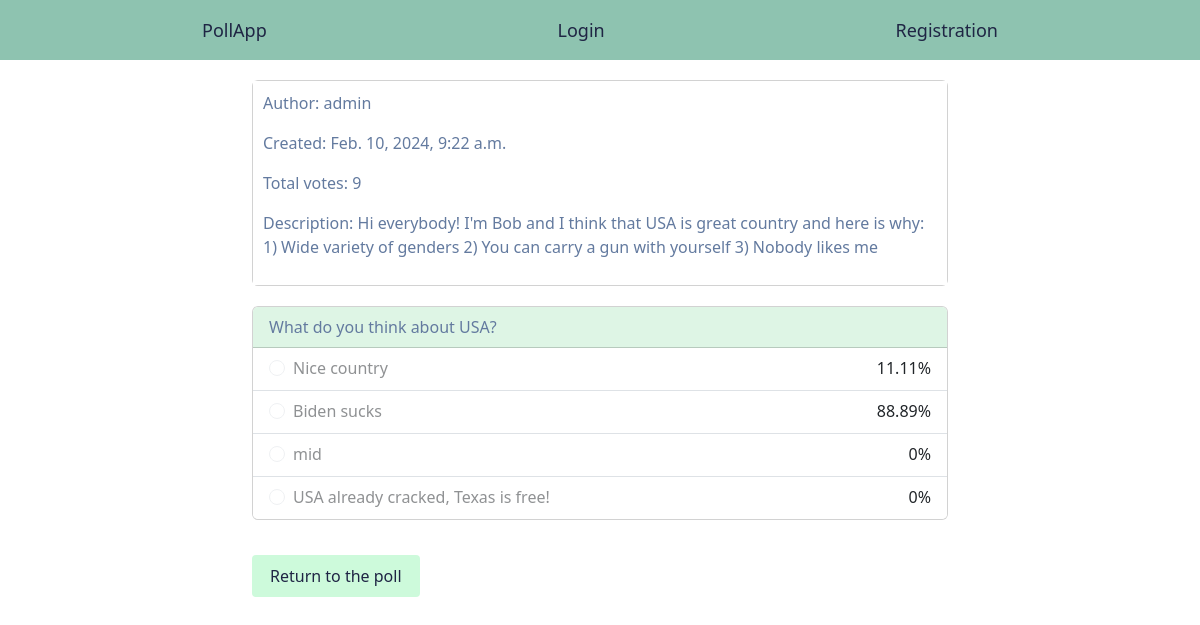
Page /poll/detail/12/result/ on the committed database.
### poll/models.py (models this page shows, shortened)
class Poll(models.Model):
	owner = models.ForeignKey(User, on_delete=models.CASCADE)
	title = models.CharField(max_length=300, blank=False)
	description = models.TextField(blank=True)
	created = models.DateTimeField(auto_now_add=True)
	class Meta:
		ordering = ['-created']
	def get_result(self) -> dict:
		result = {}
		choices = self.choices.all()
		total_votes = self.total_votes(choices)
		for choice in choices:
			if not choice.votes:
				result[choice.id] = 0
				continue
			result[choice.id] = round((choice.votes / total_votes) * 100, 2)
		return result
	def total_votes(self, queryset=None) -> int:
		total = 0
		if not queryset:
			queryset = self.choices.all()
		for choice in queryset:
			total += choice.votes
		return total

class Choice(models.Model):
	poll = models.ForeignKey(Poll, on_delete=models.CASCADE,
							 	   related_name='choices')
	user_votes = models.ManyToManyField(User, related_name='voted_for')
	choice = models.CharField(max_length=200)
	votes = models.PositiveIntegerField(default=0)
	def has_user(self, user: Type['User']) -> bool:
		return user in self.user_votes.all()

### poll/views.py (the view)
# urls.py: path('detail/<pk>/result/', views.PollResultView.as_view(),
class PollResultView(View, TemplateResponseMixin):
	template_name = 'polls/result.html'
	def get(self, request, pk):
		poll = get_object_or_404(Poll, id=pk)
		choices = poll.choices.all()
		poll_result = poll.get_result()
		context_choices = {}
		selected_choice_id = None
		for choice in choices:
			if choice.has_user(request.user):
				selected_choice_id = choice.id
			context_choices[choice.id] = [choice.choice,
									      poll_result[choice.id]]
		context = {'choices': context_choices,
				   'poll': poll,
				   'selected_choice_id': selected_choice_id}
		return self.render_to_response(context)

### poll/templates/polls/result.html (shortened to what this page needs)
{% extends "base.html" %}
{% block content %}
	<div class="card">
  	<div class="card-body card-info">
    	<p>Author: {{ poll.owner }}</p>
    	<p>Created: {{ poll.created }}</p>
    	<p>Total votes: {{ poll.total_votes }}</p>
    	{% if poll.description %}
    		<p>Description: {{ poll.description }}</p>
  		{% endif %}
  	</div>
	</div>
	<div class="card">
		<div class="card-header">
	  	{{ poll.title }}
		</div>
	    <ul class="list-group list-group-flush">
		    {% for id, choice in choices.items %}
				  <li class="list-group-item">
				    <div class="form-check form-check-inline">
			  			<input class="form-check-input" type="radio" name="choices" id="{{ id }}" value="{{ id }}"
			  			{% if selected_choice_id == id %}checked disabled{% else %}disabled{% endif %}>
			  			<label class="form-check-label" for="{{ id }}">
			  				{{ choice|first }}
			  			</label>
						</div>
						{{ choice|last }}%
					</li>
		    {% endfor %}
		  </ul>
	</div>
	<a href="{% url 'poll:detail' poll.id %}" class="btn btn-mint">Return to the poll</a>
{% endblock %}

### poll/static/css/base.css (style rules this page uses)
.card { color: #1F2544; margin-bottom: 20px; }
.card-header { background-color: #DEF5E5; color: #637A9F !important; }
.card-body { background-color: #BCEAD5; color: #637A9F !important; }
.btn-mint { display: inline-block; background-color: #CDFADB; color: #1F2544; padding: 8px 17px 8px 17px; border-radius: .25rem; margin: 15px 10px 15px 0px; }
.card-info { background-color: #ffff; padding: 10px; }
.list-group-item { display: flex; justify-content: space-between; }

### rows in the picture
Poll: owner "admin", created "Feb. 10, 2024, 9:22 a.m.", total_votes "9", description "Hi everybody! I'm Bob and I think that USA is great country and here is why: 1) Wide variety of genders 2) You can carry a gun with yourself 3) Nobody likes me", title "What do you think about USA?"
Choice: choice "Nice country", choice "11.11"
Choice: choice "Biden sucks", choice "88.89"
Choice: choice "mid", votes "0"
Choice: choice "USA already cracked, Texas is free!", votes "0"
